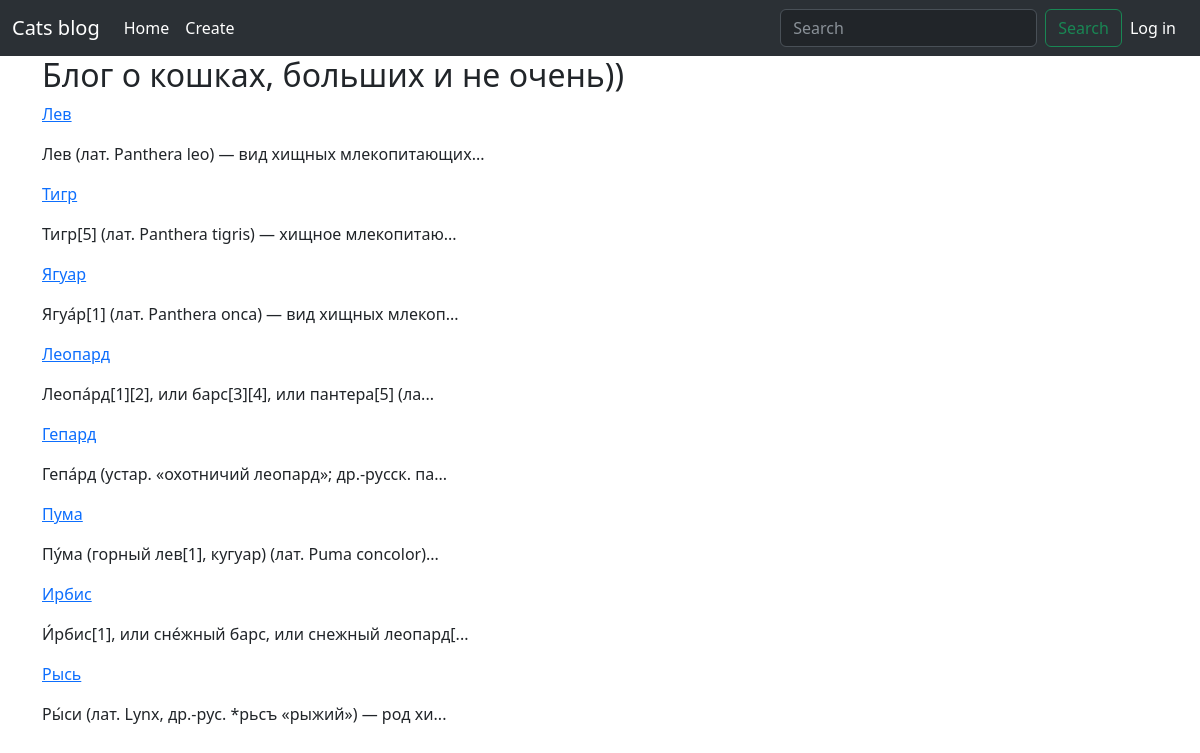
The page / on the database its author committed.
### models.py (models this page shows, shortened)
class Post(db.Model):
    __tablename__ = 'post'
    id = db.Column(db.Integer, primary_key=True)
    title = db.Column(db.String(100))
    url = db.Column(db.String(100), unique=True)
    body = db.Column(db.Text)
    created = db.Column(db.DateTime, default=datetime.now)
    tags = db.relationship('Tag', secondary=post_tags, backref=db.backref('posts', lazy='dynamic'))

### posts/blueprint.py (the view)
@posts.route('/')
def index_page():
    q = request.args.get('q')
    if q:
        psts = Post.query.filter(Post.title.contains(q) | Post.body.contains(q)).all()
    else:
        psts = Post.query.all()
    return render_template('index.html', posts=psts)

### posts/templates/index.html (shortened to what this page needs)
{% extends 'base.html' %}
{% block content_title %}
    Блог о кошках, больших и не очень))
{% endblock %}
{% block content %}
    {% for post in posts%}
        <p>
            <a href="{{ url_for('posts.post_detail_page', url=post.url) }}">
                {{ post.title }}
            </a>
        </p>
        <p>
            {{ post.body[:50] }}...
        </p>
    {% endfor %}
{% endblock %}

### templates/base.html (shortened to what this page needs)
<!DOCTYPE html>
<html lang="en">
<head>
    <link href="https://cdn.jsdelivr.net/npm/bootstrap@5.3.0/dist/css/bootstrap.min.css" rel="stylesheet">
</head>
<body>
    <nav class="navbar navbar-expand-lg bg-body-tertiary" data-bs-theme="dark">
        <div class="container-fluid">
            <a class="navbar-brand" href="#">Cats blog</a>
            <div class="collapse navbar-collapse" id="navbarTogglerDemo02">
                <ul class="navbar-nav me-auto mb-2 mb-lg-0">
                    <li class="nav-item">
                        <a class="nav-link active" aria-current="page" href="{{ url_for('posts.index_page') }}">Home</a>
                    </li>
                    <li class="nav-item">
                        <a class="nav-link active" href="{{ url_for('posts.create_post_page') }}">Create</a>
                    </li>
                </ul>
                <form class="d-flex" role="search" method="get">
                    <input class="form-control me-2" type="search" placeholder="Search" aria-label="Search" name="q" value="{{ request.args.get('q', '') }}">
                    <button class="btn btn-outline-success" type="submit">Search</button>
                </form>
                <div class="navbar-nav me-1 mb-2 mb-lg-0">
                        <a class="nav-link active" aria-current="page" href="{{ url_for('posts.login_page') }}">Log in</a>
                </div>
            </div>
        </div>
    </nav>
    <div class="container">
        <h2>
        {% block content_title %}
        {% endblock %}
        </h2>
        {% block content %}
        {% endblock %}
    </div>
</body>
</html>

### rows shown on the page
Post: title "Лев", body "Лев (лат. Panthera leo) — вид хищных млекопитающих"
Post: title "Тигр", body "Тигр[5] (лат. Panthera tigris) — хищное млекопитаю"
Post: title "Ягуар", body "Ягуа́р[1] (лат. Panthera onca) — вид хищных млекоп"
Post: title "Леопард", body "Леопа́рд[1][2], или барс[3][4], или пантера[5] (ла"
Post: title "Гепард", body "Гепа́рд (устар. «охотничий леопард»; др.-русск. па"
Post: title "Пума", body "Пу́ма (горный лев[1], кугуар) (лат. Puma concolor)"
Post: title "Ирбис", body "И́рбис[1], или сне́жный барс, или снежный леопард["
Post: title "Рысь", body "Ры́си (лат. Lynx, др.-рус. *рьсъ «рыжий») — род хи"
